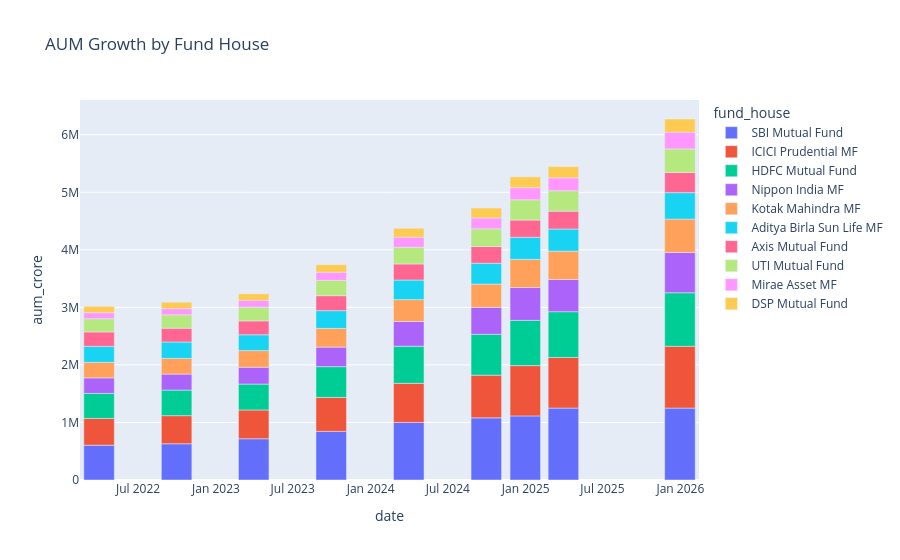

The cell this chart's notebook holds for it:
### Code cell
aum["date"] = pd.to_datetime(aum["date"])

fig = px.bar(
    aum,
    x="date",
    y="aum_crore",
    color="fund_house",
    title="AUM Growth by Fund House"
)

fig.show()

### Figure 1 — Plotly figure (JSON) as saved in the notebook; plotly's stock layout.template omitted (floating-point values rounded to 4 significant figures)
{"data": [{"hovertemplate": "fund_house=SBI Mutual Fund<br>date=%{x}<br>aum_crore=%{y}<extra></extra>", "legendgroup": "SBI Mutual Fund", "marker": {"color": "#636efa", "pattern": {"shape": ""}}, "name": "SBI Mutual Fund", "orientation": "v", "showlegend": true, "textposition": "auto", "type": "bar", "x": ["2022-03-31T00:00:00.000000", "2022-09-30T00:00:00.000000", "2023-03-31T00:00:00.000000", "2023-09-30T00:00:00.000000", "2024-03-31T00:00:00.000000", "2024-09-30T00:00:00.000000", "2024-12-31T00:00:00.000000", "2025-03-31T00:00:00.000000", "2025-12-31T00:00:00.000000"], "xaxis": "x", "y": [605000, 630000, 717000, 845000, 1000000, 1080000, 1114000, 1250000, 1250000], "yaxis": "y"}, {"hovertemplate": "fund_house=ICICI Prudential MF<br>date=%{x}<br>aum_crore=%{y}<extra></extra>", "legendgroup": "ICICI Prudential MF", "marker": {"color": "#EF553B", "pattern": {"shape": ""}}, "name": "ICICI Prudential MF", "orientation": "v", "showlegend": true, "textposition": "auto", "type": "bar", "x": ["2022-03-31T00:00:00.000000", "2022-09-30T00:00:00.000000", "2023-03-31T00:00:00.000000", "2023-09-30T00:00:00.000000", "2024-03-31T00:00:00.000000", "2024-09-30T00:00:00.000000", "2024-12-31T00:00:00.000000", "2025-03-31T00:00:00.000000", "2025-12-31T00:00:00.000000"], "xaxis": "x", "y": [465000, 488000, 500000, 590000, 680000, 742000, 874000, 880000, 1074000], "yaxis": "y"}, {"hovertemplate": "fund_house=HDFC Mutual Fund<br>date=%{x}<br>aum_crore=%{y}<extra></extra>", "legendgroup": "HDFC Mutual Fund", "marker": {"color": "#00cc96", "pattern": {"shape": ""}}, "name": "HDFC Mutual Fund", "orientation": "v", "showlegend": true, "textposition": "auto", "type": "bar", "x": ["2022-03-31T00:00:00.000000", "2022-09-30T00:00:00.000000", "2023-03-31T00:00:00.000000", "2023-09-30T00:00:00.000000", "2024-03-31T00:00:00.000000", "2024-09-30T00:00:00.000000", "2024-12-31T00:00:00.000000", "2025-03-31T00:00:00.000000", "2025-12-31T00:00:00.000000"], "xaxis": "x", "y": [435000, 445000, 450000, 535000, 645000, 710000, 787000, 795000, 930000], "yaxis": "y"}, {"hovertemplate": "fund_house=Nippon India MF<br>date=%{x}<br>aum_crore=%{y}<extra></extra>", "legendgroup": "Nippon India MF", "marker": {"color": "#ab63fa", "pattern": {"shape": ""}}, "name": "Nippon India MF", "orientation": "v", "showlegend": true, "textposition": "auto", "type": "bar", "x": ["2022-03-31T00:00:00.000000", "2022-09-30T00:00:00.000000", "2023-03-31T00:00:00.000000", "2023-09-30T00:00:00.000000", "2024-03-31T00:00:00.000000", "2024-09-30T00:00:00.000000", "2024-12-31T00:00:00.000000", "2025-03-31T00:00:00.000000", "2025-12-31T00:00:00.000000"], "xaxis": "x", "y": [270000, 278000, 293000, 340000, 430000, 468000, 570000, 560000, 700000], "yaxis": "y"}, {"hovertemplate": "fund_house=Kotak Mahindra MF<br>date=%{x}<br>aum_crore=%{y}<extra></extra>", "legendgroup": "Kotak Mahindra MF", "marker": {"color": "#FFA15A", "pattern": {"shape": ""}}, "name": "Kotak Mahindra MF", "orientation": "v", "showlegend": true, "textposition": "auto", "type": "bar", "x": ["2022-03-31T00:00:00.000000", "2022-09-30T00:00:00.000000", "2023-03-31T00:00:00.000000", "2023-09-30T00:00:00.000000", "2024-03-31T00:00:00.000000", "2024-09-30T00:00:00.000000", "2024-12-31T00:00:00.000000", "2025-03-31T00:00:00.000000", "2025-12-31T00:00:00.000000"], "xaxis": "x", "y": [270000, 272000, 289000, 325000, 380000, 405000, 489000, 492000, 580000], "yaxis": "y"}, {"hovertemplate": "fund_house=Aditya Birla Sun Life MF<br>date=%{x}<br>aum_crore=%{y}<extra></extra>", "legendgroup": "Aditya Birla Sun Life MF", "marker": {"color": "#19d3f3", "pattern": {"shape": ""}}, "name": "Aditya Birla Sun Life MF", "orientation": "v", "showlegend": true, "textposition": "auto", "type": "bar", "x": ["2022-03-31T00:00:00.000000", "2022-09-30T00:00:00.000000", "2023-03-31T00:00:00.000000", "2023-09-30T00:00:00.000000", "2024-03-31T00:00:00.000000", "2024-09-30T00:00:00.000000", "2024-12-31T00:00:00.000000", "2025-03-31T00:00:00.000000", "2025-12-31T00:00:00.000000"], "xaxis": "x", "y": [278000, 285000, 275000, 308000, 340000, 362000, 384000, 385000, 460000], "yaxis": "y"}, {"hovertemplate": "fund_house=Axis Mutual Fund<br>date=%{x}<br>aum_crore=%{y}<extra></extra>", "legendgroup": "Axis Mutual Fund", "marker": {"color": "#FF6692", "pattern": {"shape": ""}}, "name": "Axis Mutual Fund", "orientation": "v", "showlegend": true, "textposition": "auto", "type": "bar", "x": ["2022-03-31T00:00:00.000000", "2022-09-30T00:00:00.000000", "2023-03-31T00:00:00.000000", "2023-09-30T00:00:00.000000", "2024-03-31T00:00:00.000000", "2024-09-30T00:00:00.000000", "2024-12-31T00:00:00.000000", "2025-03-31T00:00:00.000000", "2025-12-31T00:00:00.000000"], "xaxis": "x", "y": [250000, 240000, 241000, 260000, 280000, 290000, 300000, 310000, 350000], "yaxis": "y"}, {"hovertemplate": "fund_house=UTI Mutual Fund<br>date=%{x}<br>aum_crore=%{y}<extra></extra>", "legendgroup": "UTI Mutual Fund", "marker": {"color": "#B6E880", "pattern": {"shape": ""}}, "name": "UTI Mutual Fund", "orientation": "v", "showlegend": true, "textposition": "auto", "type": "bar", "x": ["2022-03-31T00:00:00.000000", "2022-09-30T00:00:00.000000", "2023-03-31T00:00:00.000000", "2023-09-30T00:00:00.000000", "2024-03-31T00:00:00.000000", "2024-09-30T00:00:00.000000", "2024-12-31T00:00:00.000000", "2025-03-31T00:00:00.000000", "2025-12-31T00:00:00.000000"], "xaxis": "x", "y": [230000, 232000, 239000, 265000, 290000, 308000, 352000, 355000, 410000], "yaxis": "y"}, {"hovertemplate": "fund_house=Mirae Asset MF<br>date=%{x}<br>aum_crore=%{y}<extra></extra>", "legendgroup": "Mirae Asset MF", "marker": {"color": "#FF97FF", "pattern": {"shape": ""}}, "name": "Mirae Asset MF", "orientation": "v", "showlegend": true, "textposition": "auto", "type": "bar", "x": ["2022-03-31T00:00:00.000000", "2022-09-30T00:00:00.000000", "2023-03-31T00:00:00.000000", "2023-09-30T00:00:00.000000", "2024-03-31T00:00:00.000000", "2024-09-30T00:00:00.000000", "2024-12-31T00:00:00.000000", "2025-03-31T00:00:00.000000", "2025-12-31T00:00:00.000000"], "xaxis": "x", "y": [105000, 108000, 116000, 142000, 175000, 190000, 210000, 225000, 290000], "yaxis": "y"}, {"hovertemplate": "fund_house=DSP Mutual Fund<br>date=%{x}<br>aum_crore=%{y}<extra></extra>", "legendgroup": "DSP Mutual Fund", "marker": {"color": "#FECB52", "pattern": {"shape": ""}}, "name": "DSP Mutual Fund", "orientation": "v", "showlegend": true, "textposition": "auto", "type": "bar", "x": ["2022-03-31T00:00:00.000000", "2022-09-30T00:00:00.000000", "2023-03-31T00:00:00.000000", "2023-09-30T00:00:00.000000", "2024-03-31T00:00:00.000000", "2024-09-30T00:00:00.000000", "2024-12-31T00:00:00.000000", "2025-03-31T00:00:00.000000", "2025-12-31T00:00:00.000000"], "xaxis": "x", "y": [110000, 112000, 115000, 132000, 155000, 172000, 188000, 195000, 230000], "yaxis": "y"}], "layout": {"barmode": "relative", "legend": {"title": {"text": "fund_house"}, "tracegroupgap": 0}, "title": {"text": "AUM Growth by Fund House"}, "xaxis": {"anchor": "y", "domain": [0, 1], "title": {"text": "date"}}, "yaxis": {"anchor": "x", "domain": [0, 1], "title": {"text": "aum_crore"}}}}
